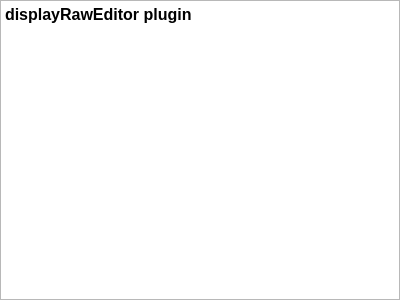
<?xml version="1.0" encoding="UTF-8"?>
<ui version="4.0">
 <class>DisplayRawEditorHelp</class>
 <widget class="QTextBrowser" name="DisplayRawEditorHelp">
  <property name="geometry">
   <rect>
    <x>0</x>
    <y>0</y>
    <width>400</width>
    <height>300</height>
   </rect>
  </property>
  <property name="html">
   <string>&lt;!DOCTYPE HTML PUBLIC &quot;-//W3C//DTD HTML 4.0//EN&quot; &quot;http://www.w3.org/TR/REC-html40/strict.dtd&quot;&gt;
&lt;html&gt;&lt;head&gt;&lt;meta name=&quot;qrichtext&quot; content=&quot;1&quot; /&gt;&lt;style type=&quot;text/css&quot;&gt;
p, li { white-space: pre-wrap; }
&lt;/style&gt;&lt;/head&gt;&lt;body style=&quot; font-family:'Ubuntu'; font-size:11pt; font-weight:400; font-style:normal;&quot;&gt;
&lt;table border=&quot;0&quot; style=&quot;-qt-table-type: root; margin-top:4px; margin-bottom:4px; margin-left:4px; margin-right:4px;&quot;&gt;
&lt;tr&gt;
&lt;td style=&quot;border: none;&quot;&gt;
&lt;p style=&quot; margin-top:0px; margin-bottom:0px; margin-left:0px; margin-right:0px; -qt-block-indent:0; text-indent:0px;&quot;&gt;&lt;span style=&quot; font-family:'Sans'; font-size:12pt; font-weight:600;&quot;&gt;displayRawEditor plugin&lt;/span&gt;&lt;/p&gt;
&lt;p style=&quot;-qt-paragraph-type:empty; margin-top:0px; margin-bottom:0px; margin-left:0px; margin-right:0px; -qt-block-indent:0; text-indent:0px; font-family:'Sans'; font-size:12pt; font-weight:600;&quot;&gt;&lt;/p&gt;&lt;/td&gt;&lt;/tr&gt;&lt;/table&gt;&lt;/body&gt;&lt;/html&gt;</string>
  </property>
 </widget>
 <resources/>
 <connections/>
</ui>
